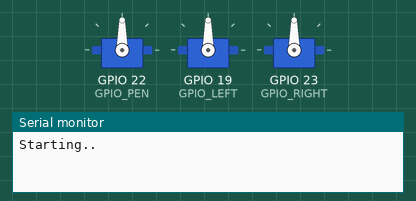
This program was run on a simulated ESP32. Shown: 3 × servo, the last lines printed to the serial monitor.

Above: at 0.2 s.
At 4.7 s:
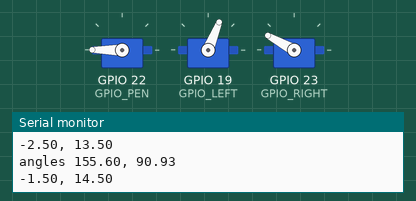
At 9.7 s:
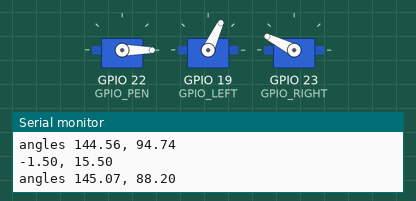
At 19.9 s:
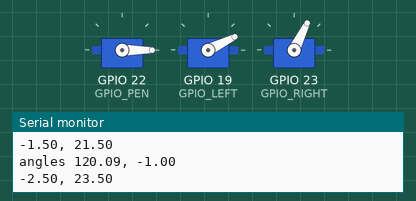
At 29.5 s:
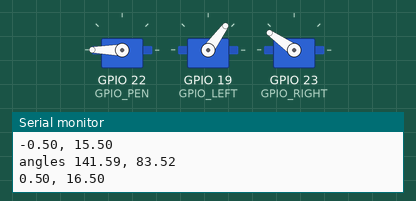
At 37.7 s:
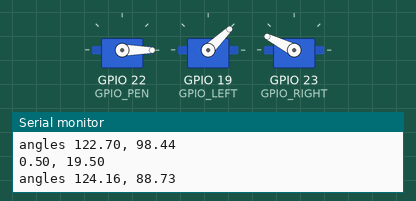
Timing chart, 0 to 40.0 s (numbered marks = the images above):
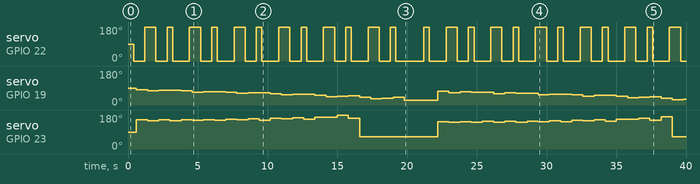

Measured:
- by itself, servo on GPIO 22 (GPIO_PEN): 90° → 0° at 0.40 s, → 180° 0.80 s later, → 0° 0.80 s later, → 180° 0.80 s later, … (49 changes in this stretch)
- by itself, servo on GPIO 19 (GPIO_LEFT): 90° → 82° at 0.60 s, → 75° 0.80 s later, → 79° 0.80 s later, → 78° 0.80 s later, … (47 changes in this stretch)

The program:

main.cpp
```cpp
#include <Arduino.h>
#include <ESP32Servo.h>

#include <Point.h>
#include <FiveBar.h>

const int GPIO_PEN = 22;
const int GPIO_LEFT = 19;
const int GPIO_RIGHT = 23;

const int PEN_DOWN = 180;
const int PEN_UP = 0;

Servo servoPen;
Servo servoLeft;
Servo servoRight;

// Published values for SG90 servos; adjust if needed
const int minUs = 1000;
const int maxUs = 2000;

const int penMinUs = 1000;
const int penMaxUs = 2000;

const int slowFactor = 0.01;

ESP32PWM pwm;

unsigned int pauseTime = 200;
FiveBar fb = FiveBar(9.6, 12.0, 12.0);
double crossSize = 0.5;

// 100,80
int offsetLeft = -80; // -54.0; // degrees off 90
int offsetRight = 65; // 51.0;

// forward declarations
void home();
void penUp();
void penDown();

void moveServos(float angleLeft, float angleRight);
void moveTo(double x, double y, boolean penDown);
void drawCross(double x, double y);

void setup()
{

  Serial.begin(9600);
  Serial.println("Starting..");

  ESP32PWM::allocateTimer(0);
  ESP32PWM::allocateTimer(1);
  ESP32PWM::allocateTimer(2);
  // ESP32PWM::allocateTimer(3);

  servoPen.setPeriodHertz(50);   // Standard 50hz servo
  servoLeft.setPeriodHertz(50);  // Standard 50hz servo
  servoRight.setPeriodHertz(50); // Standard 50hz servo

  servoPen.attach(GPIO_PEN, penMinUs, penMaxUs);
  servoLeft.attach(GPIO_LEFT, minUs, maxUs);
  servoRight.attach(GPIO_RIGHT, minUs, maxUs);

  // 120 degrees (60 in each direction)

  for (int i = -2; i < 10; i += 2.5)
  {
    for (int j = 12; j < 25; j += 2.5)
    {
      drawCross(i, j);
    }
  }

  /*
  penUp();
  moveTo(-2, 20, false);
  delay(1000);
  moveTo(9, 25, true);
  moveTo(9.5, 13, true);
  moveTo(-2, 14, true);
  penUp();
  drawCross(5, 13);
  penUp();
*/
}

void moveTo(double x, double y, boolean penDown)
{
  delay(pauseTime);
  Serial.print(x);
  Serial.print(", ");
  Serial.println(y);
  delay(pauseTime);
  Point p = Point(x, y);
  Point servos = fb.inverseKinematic(p);
  if ((servos.x == -1) && (servos.y == -1))
  {
    Serial.println("ERROR!");
    return;
  }

  if (penDown)
  {
    servoPen.write(PEN_DOWN);
  }
  else
  {
    servoPen.write(PEN_UP);
  }
  delay(pauseTime);
  moveServos(servos.x, servos.y);
  delay(pauseTime);
  Serial.print("angles ");
  Serial.print(servos.x);
  Serial.print(", ");
  Serial.println(servos.y);
}

// Modeled after the piecewise quadratic
// y = (1/2)((2x)^2)             ; [0, 0.5)
// y = -(1/2)((2x-1)*(2x-3) - 1) ; [0.5, 1]
double ease(double p)
{
  if (p < 0.5)
  {
    return 2 * p * p;
  }
  else
  {
    return (-2 * p * p) + (4 * p) - 1;
  }
}

void drawCross(double x, double y)
{
  moveTo(x - crossSize, y - crossSize, false);
  moveTo(x + crossSize, y + crossSize, true);
  moveTo(x - crossSize, y + crossSize, false);
  moveTo(x + crossSize, y - crossSize, true);
  penUp();
}

void loop()
{
  /*
  if (Serial.available() > 0)
  {
    // read the incoming string:
    String incomingString = Serial.readString();
    Serial.println(incomingString);

    if (servo == 0)
    {
      Serial.print("Left : " + incomingString);
      servoLeft.write(incomingString.toInt());
      servo = 1;
    }
    else
    {
      Serial.print("Right : " + incomingString);
      servoRight.write(incomingString.toInt());
      servo = 0;
    }
  }
  delay(200);
*/
}

void penDown()
{
  servoPen.write(PEN_DOWN);
}

void penUp()
{
  servoPen.write(PEN_UP);
}

void moveServos(float angleLeft, float angleRight)
{
  servoLeft.write(angleLeft + offsetLeft);
  servoRight.write(angleRight + offsetRight);
}
```
